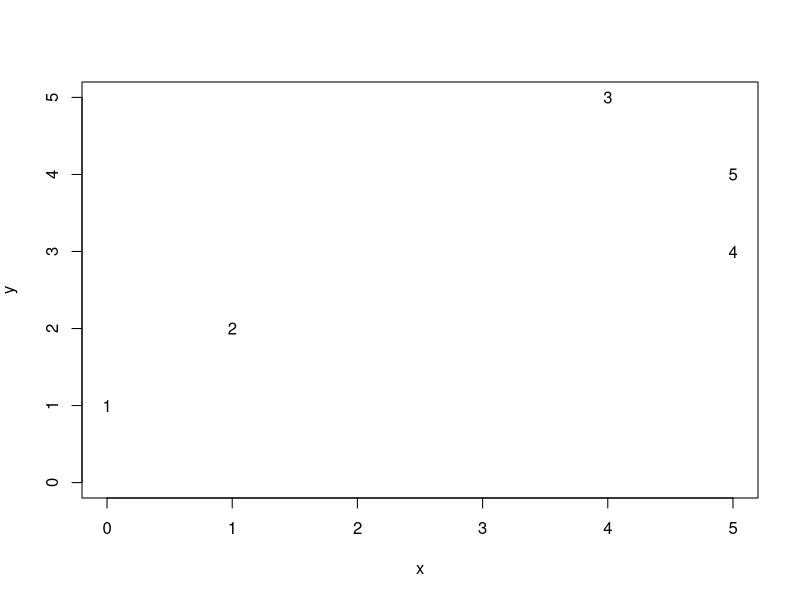
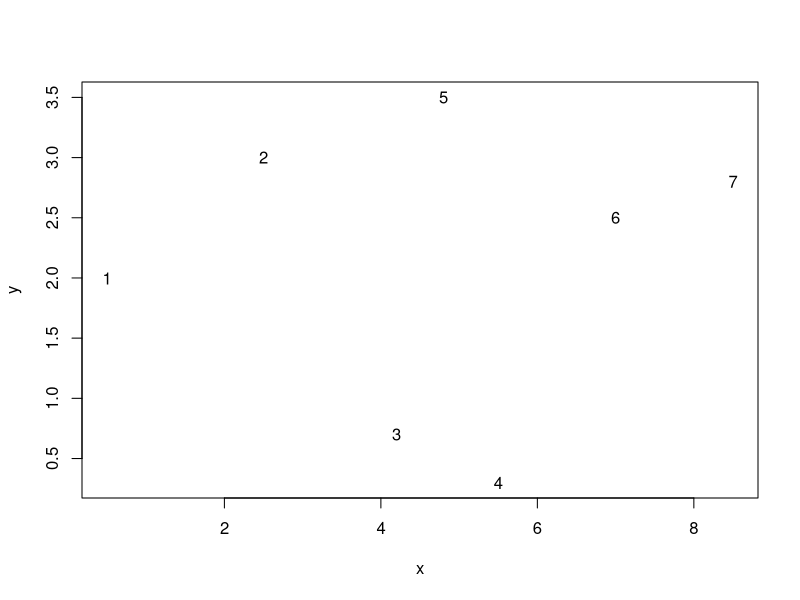

Source code (R) for these figures, in order:
## ---- chunk 1
data <- data.frame(x=c(0,1,4,5,5),y=c(1,2,5,3,4))
## ---- chunk 2
plot(c(0,5),c(0,5),type="n",xlab=expression(x),ylab=expression(y))
text(data,rownames(data))
## ---- chunk 3
data <- data.frame(x=c(0.5,2.5,4.2,5.5,4.8,7.0,8.5),
                   y=c(2.0,3.0,0.7,0.3,3.5,2.5,2.8))
## ---- chunk 4
knitr::kable(data,type="simple",row.names=TRUE)
plot(data,type="n",xlab="x",ylab="y")
text(data,rownames(data))
## ---- chunk 5
knitr::kable(as.matrix(dist(data)),type="simple",
             row.names=TRUE,digits=2)
